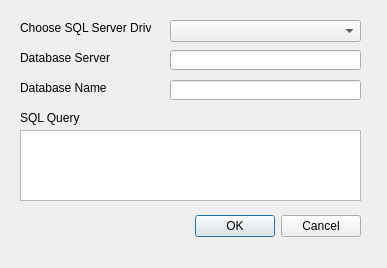
<?xml version="1.0" encoding="UTF-8"?>
<ui version="4.0">
 <class>SiliconSaberDialogBase</class>
 <widget class="QDialog" name="SiliconSaberDialogBase">
  <property name="geometry">
   <rect>
    <x>0</x>
    <y>0</y>
    <width>387</width>
    <height>268</height>
   </rect>
  </property>
  <property name="windowTitle">
   <string>SiliconSaber - Run Stored Procedure</string>
  </property>
  <property name="modal">
   <bool>true</bool>
  </property>
  <widget class="QDialogButtonBox" name="button_box">
   <property name="geometry">
    <rect>
     <x>20</x>
     <y>210</y>
     <width>341</width>
     <height>32</height>
    </rect>
   </property>
   <property name="orientation">
    <enum>Qt::Horizontal</enum>
   </property>
   <property name="standardButtons">
    <set>QDialogButtonBox::Cancel|QDialogButtonBox::Ok</set>
   </property>
  </widget>
  <widget class="QLineEdit" name="dbServer">
   <property name="geometry">
    <rect>
     <x>170</x>
     <y>50</y>
     <width>191</width>
     <height>20</height>
    </rect>
   </property>
   <property name="text">
    <string/>
   </property>
  </widget>
  <widget class="QLabel" name="label_2">
   <property name="geometry">
    <rect>
     <x>20</x>
     <y>50</y>
     <width>121</width>
     <height>16</height>
    </rect>
   </property>
   <property name="text">
    <string>Database Server</string>
   </property>
  </widget>
  <widget class="QLineEdit" name="dbName">
   <property name="geometry">
    <rect>
     <x>170</x>
     <y>80</y>
     <width>191</width>
     <height>20</height>
    </rect>
   </property>
  </widget>
  <widget class="QLabel" name="label_3">
   <property name="geometry">
    <rect>
     <x>20</x>
     <y>80</y>
     <width>121</width>
     <height>16</height>
    </rect>
   </property>
   <property name="text">
    <string>Database Name</string>
   </property>
  </widget>
  <widget class="QLabel" name="label_5">
   <property name="geometry">
    <rect>
     <x>20</x>
     <y>110</y>
     <width>121</width>
     <height>16</height>
    </rect>
   </property>
   <property name="text">
    <string>SQL Query</string>
   </property>
  </widget>
  <widget class="QPlainTextEdit" name="plainTextEdit">
   <property name="geometry">
    <rect>
     <x>20</x>
     <y>130</y>
     <width>341</width>
     <height>71</height>
    </rect>
   </property>
   <property name="plainText">
    <string/>
   </property>
  </widget>
  <widget class="QLabel" name="label_6">
   <property name="geometry">
    <rect>
     <x>20</x>
     <y>20</y>
     <width>131</width>
     <height>16</height>
    </rect>
   </property>
   <property name="text">
    <string>Choose SQL Server Driver</string>
   </property>
  </widget>
  <widget class="QComboBox" name="driverList">
   <property name="geometry">
    <rect>
     <x>170</x>
     <y>20</y>
     <width>191</width>
     <height>22</height>
    </rect>
   </property>
  </widget>
 </widget>
 <resources/>
 <connections>
  <connection>
   <sender>button_box</sender>
   <signal>accepted()</signal>
   <receiver>SiliconSaberDialogBase</receiver>
   <slot>accept()</slot>
   <hints>
    <hint type="sourcelabel">
     <x>20</x>
     <y>20</y>
    </hint>
    <hint type="destinationlabel">
     <x>20</x>
     <y>20</y>
    </hint>
   </hints>
  </connection>
  <connection>
   <sender>button_box</sender>
   <signal>rejected()</signal>
   <receiver>SiliconSaberDialogBase</receiver>
   <slot>reject()</slot>
   <hints>
    <hint type="sourcelabel">
     <x>20</x>
     <y>20</y>
    </hint>
    <hint type="destinationlabel">
     <x>20</x>
     <y>20</y>
    </hint>
   </hints>
  </connection>
 </connections>
</ui>
